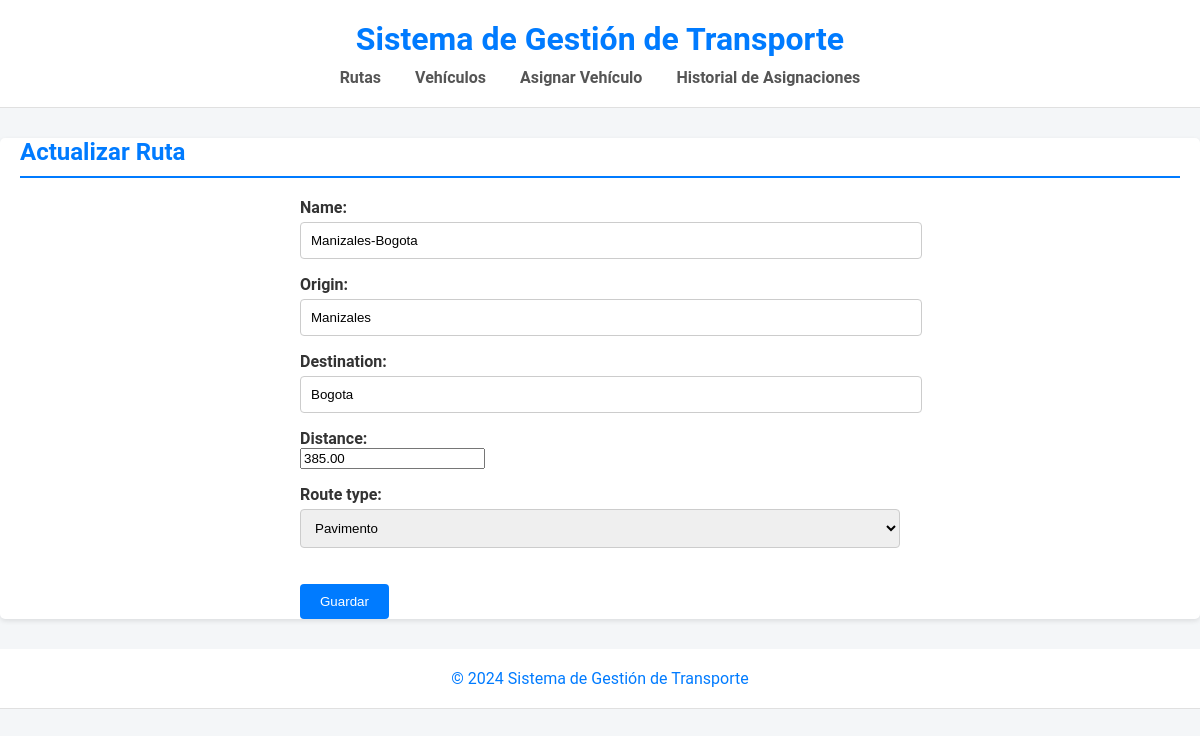
Before: /routes/update/1/ with the older database file.
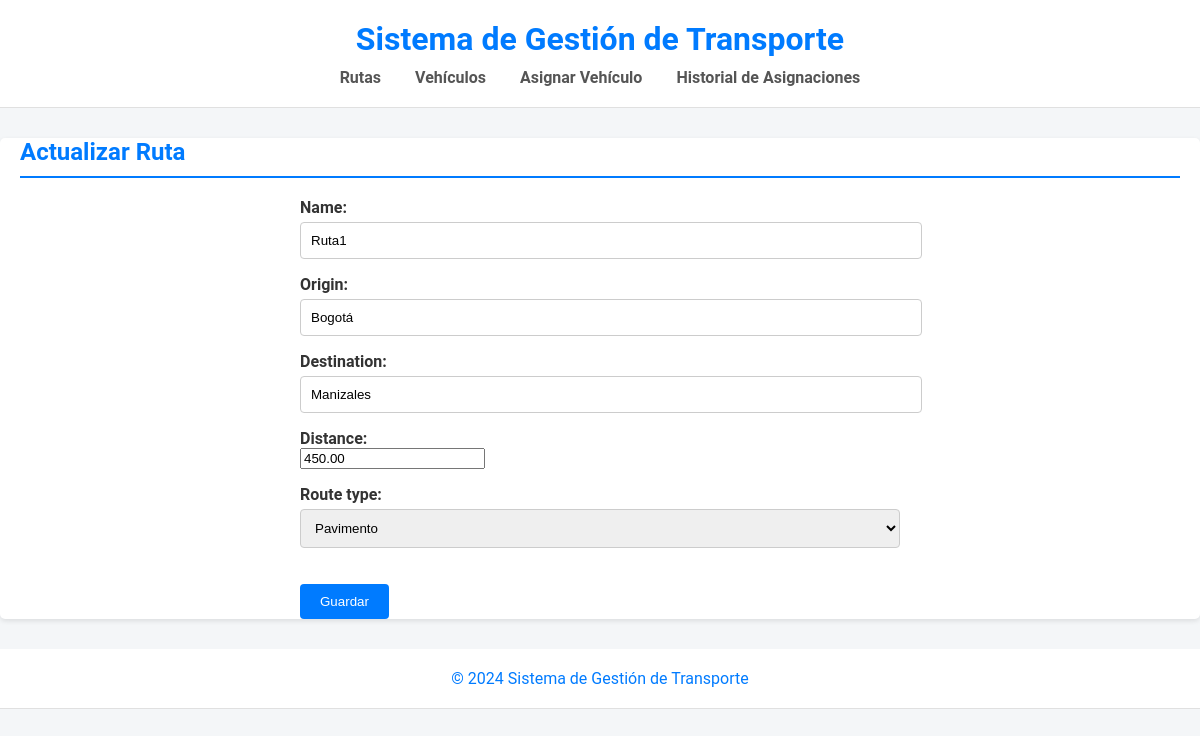
After: the same page with the newer database file.
### apps/routes/models.py (models this page shows, shortened)
class Route(models.Model):
    ROUTE_TYPE_CHOICES = [
        ('PAVEMENT', 'Pavimento'),
        ('POTHOLES', 'Pavimento con Baches'),
        ('DIRT', 'Camino de Tierra'),
        ('TRAIL', 'Sendero'),
    ]
    name = models.CharField(max_length=100)
    origin = models.CharField(max_length=100)
    destination = models.CharField(max_length=100)
    distance = models.DecimalField(max_digits=5, decimal_places=2)
    route_type = models.CharField(max_length=10, choices=ROUTE_TYPE_CHOICES)

### apps/routes/views.py (the view)
# urls.py: path('update/<int:pk>/', RouteUpdateView.as_view(), name='route_update'),
class RouteUpdateView(generic.UpdateView):
    model = Route
    fields = '__all__'
    template_name = 'routes/route_form.html'
    success_url = reverse_lazy('route_list')

### templates/routes/route_form.html (shortened to what this page needs)
{% extends 'base.html' %}
{% block content %}
<h2>{{ view.object.pk|yesno:"Actualizar Ruta,Crear Ruta" }}</h2>
<form method="post">
    {{ form.as_p }}
    <button type="submit">Guardar</button>
</form>
{% endblock %}

Changed rows visible on the page:
changed Route "Actualizar Ruta": name "Manizales-Bogota" → "Ruta1"; origin "Manizales" → "Bogotá"; destination "Bogota" → "Manizales"; distance "385.00" → "450.00"
